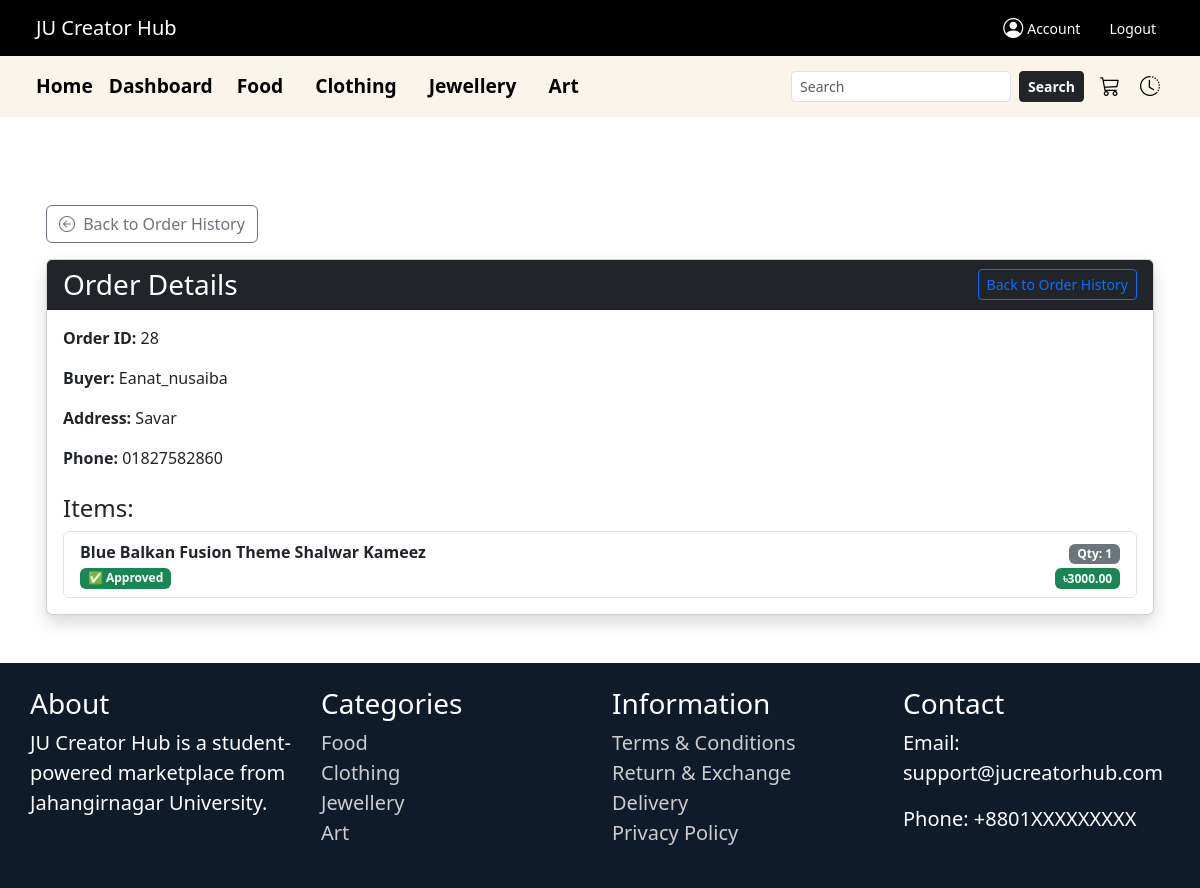
Page /orders/28/ (signed in) on the committed database.
### ecommerce/models.py (models this page shows, shortened)
class Order(models.Model):
    buyer = models.ForeignKey(User, on_delete=models.CASCADE)
    address = models.CharField(max_length=255)
    phone = models.CharField(max_length=20)
    status = models.CharField(max_length=20, default='Pending')
    created_at = models.DateTimeField(auto_now_add=True)

class OrderItem(models.Model):
    order = models.ForeignKey(Order, on_delete=models.CASCADE, related_name='items')
    product = models.ForeignKey(Product, on_delete=models.CASCADE)
    quantity = models.PositiveIntegerField()
    price = models.DecimalField(max_digits=10, decimal_places=2)
    is_approved = models.BooleanField(default=False)  # ✅ Approval field for seller
    seller_status = models.CharField(max_length=20, default='Pending')
    rejection_reason = models.TextField(blank=True, null=True)

class Product(models.Model):
    CATEGORY_CHOICES = [
        ('food', 'Food'),
        ('clothing', 'Clothing'),
        ('jewellery', 'Jewellery'),
        ('art', 'Art'),
    ]
    name = models.CharField(max_length=255)
    image = models.ImageField(upload_to='product_images/')
    price = models.DecimalField(max_digits=10, decimal_places=2)
    description = models.TextField()
    category = models.CharField(max_length=50, choices=CATEGORY_CHOICES)
    seller = models.ForeignKey(User, on_delete=models.CASCADE, related_name='products')

### ecommerce/views.py (the view)
# urls.py: path('orders/<int:order_id>/', views.order_detail, name='order_detail'),
@login_required
def order_detail(request, order_id):
    from django.utils.timezone import now
    order = get_object_or_404(
        Order.objects.prefetch_related(
            Prefetch('items', queryset=OrderItem.objects.select_related('product'))
        ),
        id=order_id,
        buyer=request.user
    )
    return render(request, 'ecommerce/order_detail.html', {
        'order': order,
        'now': now(),
    })

### ecommerce/context_processors.py (called while the page is built)
def shop_names_processor(request):
    shop_names = Profile.objects.filter(
        role='seller',
        shop_name__isnull=False
    ).exclude(shop_name='')
    return {'shop_names': shop_names}

### ecommerce/templates/ecommerce/order_detail.html (shortened to what this page needs)
{% extends 'ecommerce/base.html' %}
{% block content %}
<div class="container mt-3 py-5 px-1">
  <a href="{% url 'order_history' %}" class="btn btn-outline-secondary mb-3">
    <i class="bi bi-arrow-left-circle me-1"></i> Back to Order History
  </a>
  <div class="card shadow">
    <div class="card-header bg-dark text-white d-flex justify-content-between align-items-center">
      <h3 class="mb-0">Order Details</h3>
      <div>
        <a href="{% url 'order_history' %}" class="btn btn-sm btn-outline-primary">Back to Order History</a>
      </div>
    </div>
    <div class="card-body">
      <p><strong>Order ID:</strong> {{ order.id }}</p>
      <p><strong>Buyer:</strong> {{ order.buyer.username }}</p>
      <p><strong>Address:</strong> {{ order.address }}</p>
      <p><strong>Phone:</strong> {{ order.phone }}</p>
      <h4 class="mt-4">Items:</h4>
      <ul class="list-group">
        {% for item in order.items.all %}
          <li class="list-group-item d-flex justify-content-between align-items-start flex-wrap">
            <div class="me-auto">
              <strong>{{ item.product.name }}</strong><br>
              {% if item.seller_status|lower == 'approved' %}
                <span class="badge bg-success mt-1">✅ Approved</span>
              {% elif item.seller_status|lower == 'rejected' %}
                <span class="badge bg-danger mt-1">❌ Rejected</span>
                {% if item.rejection_reason %}
                  <div class="text-danger small">Reason: {{ item.rejection_reason }}</div>
                {% endif %}
              {% else %}
                <span class="badge bg-warning text-dark mt-1">⏳ Pending</span>
              {% endif %}
            </div>
            <div class="text-end">
              <span class="badge bg-secondary">Qty: {{ item.quantity }}</span><br>
              <span class="badge bg-success mt-1">৳{{ item.price }}</span>
            </div>
          </li>
        {% empty %}
          <li class="list-group-item">No items in this order.</li>
        {% endfor %}
      </ul>
    </div>
  </div>
</div>
{% endblock %}

### ecommerce/templates/ecommerce/base.html (style rules this page uses)
html, body { height: 100%; margin: 0; }
body { display: flex; flex-direction: column; min-height: 100vh; }

### rows in the picture
Order: id "28", buyer.username "Eanat_nusaiba", address "Savar", phone "01827582860"
OrderItem: product.name "Blue Balkan Fusion Theme Shalwar Kameez", seller_status "✅ Approved", quantity "1", price "3000.00"
